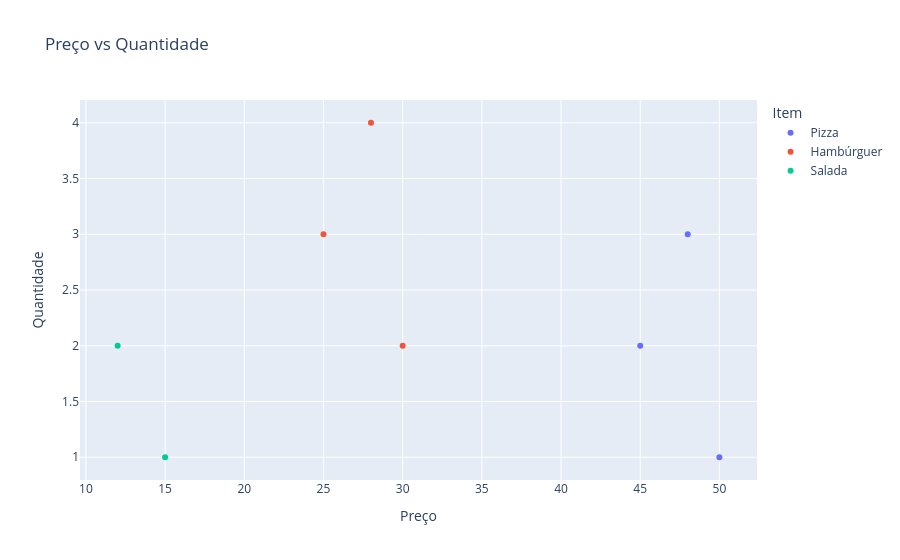

Write notebook code for a chart like this one.
### Code cell
# **Visualização**: Crie um gráfico de dispersão com Plotly mostrando `Preço` (eixo x) versus `Quantidade` (eixo y), com pontos coloridos por `Item`.
fig = px.scatter(
    df,
    x='Preço',
    y='Quantidade',
    color='Item',
    title='Preço vs Quantidade',
)
fig.show()

### Figure 1 — Plotly figure (JSON) as saved in the notebook; plotly's stock layout.template omitted (floating-point values rounded to 4 significant figures)
{"data": [{"hovertemplate": "Item=Pizza<br>Preço=%{x}<br>Quantidade=%{y}<extra></extra>", "legendgroup": "Pizza", "marker": {"color": "#636efa", "symbol": "circle"}, "mode": "markers", "name": "Pizza", "orientation": "v", "showlegend": true, "type": "scatter", "x": [45, 50, 48], "xaxis": "x", "y": [2, 1, 3], "yaxis": "y"}, {"hovertemplate": "Item=Hambúrguer<br>Preço=%{x}<br>Quantidade=%{y}<extra></extra>", "legendgroup": "Hambúrguer", "marker": {"color": "#EF553B", "symbol": "circle"}, "mode": "markers", "name": "Hambúrguer", "orientation": "v", "showlegend": true, "type": "scatter", "x": [25, 28, 30], "xaxis": "x", "y": [3, 4, 2], "yaxis": "y"}, {"hovertemplate": "Item=Salada<br>Preço=%{x}<br>Quantidade=%{y}<extra></extra>", "legendgroup": "Salada", "marker": {"color": "#00cc96", "symbol": "circle"}, "mode": "markers", "name": "Salada", "orientation": "v", "showlegend": true, "type": "scatter", "x": [15, 12], "xaxis": "x", "y": [1, 2], "yaxis": "y"}], "layout": {"legend": {"title": {"text": "Item"}, "tracegroupgap": 0}, "title": {"text": "Preço vs Quantidade"}, "xaxis": {"anchor": "y", "domain": [0, 1], "title": {"text": "Preço"}}, "yaxis": {"anchor": "x", "domain": [0, 1], "title": {"text": "Quantidade"}}}}
